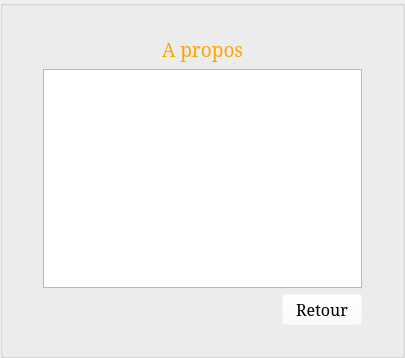
<?xml version="1.0" encoding="UTF-8"?>
<ui version="4.0">
 <class>CreditsOption</class>
 <widget class="QWidget" name="CreditsOption">
  <property name="geometry">
   <rect>
    <x>0</x>
    <y>0</y>
    <width>405</width>
    <height>358</height>
   </rect>
  </property>
  <property name="windowTitle">
   <string>Form</string>
  </property>
  <layout class="QVBoxLayout" name="verticalLayout">
   <property name="margin">
    <number>0</number>
   </property>
   <item>
    <widget class="QGroupBox" name="groupBox">
     <property name="styleSheet">
      <string notr="true">#groupBox {
	border-image: url(:/images/menu_fond);
}

#label {
	color: orange;
}

QPushButton {
	background-color: rgba(255, 255, 255, 0);
}</string>
     </property>
     <property name="title">
      <string/>
     </property>
     <layout class="QVBoxLayout" name="verticalLayout_2">
      <property name="sizeConstraint">
       <enum>QLayout::SetMinimumSize</enum>
      </property>
      <property name="leftMargin">
       <number>40</number>
      </property>
      <property name="topMargin">
       <number>30</number>
      </property>
      <property name="rightMargin">
       <number>40</number>
      </property>
      <property name="bottomMargin">
       <number>30</number>
      </property>
      <item>
       <layout class="QHBoxLayout" name="horizontalLayout_2">
        <item>
         <spacer name="horizontalSpacer_2">
          <property name="orientation">
           <enum>Qt::Horizontal</enum>
          </property>
          <property name="sizeHint" stdset="0">
           <size>
            <width>40</width>
            <height>20</height>
           </size>
          </property>
         </spacer>
        </item>
        <item>
         <widget class="QLabel" name="label">
          <property name="font">
           <font>
            <family>Serif</family>
            <pointsize>14</pointsize>
           </font>
          </property>
          <property name="text">
           <string>A propos</string>
          </property>
         </widget>
        </item>
        <item>
         <spacer name="horizontalSpacer_3">
          <property name="orientation">
           <enum>Qt::Horizontal</enum>
          </property>
          <property name="sizeHint" stdset="0">
           <size>
            <width>40</width>
            <height>20</height>
           </size>
          </property>
         </spacer>
        </item>
       </layout>
      </item>
      <item>
       <widget class="QListView" name="listView"/>
      </item>
      <item>
       <layout class="QHBoxLayout" name="horizontalLayout">
        <item>
         <spacer name="horizontalSpacer">
          <property name="orientation">
           <enum>Qt::Horizontal</enum>
          </property>
          <property name="sizeHint" stdset="0">
           <size>
            <width>40</width>
            <height>20</height>
           </size>
          </property>
         </spacer>
        </item>
        <item>
         <widget class="QPushButton" name="buttonBack">
          <property name="font">
           <font>
            <family>Serif</family>
            <pointsize>12</pointsize>
           </font>
          </property>
          <property name="text">
           <string>Retour</string>
          </property>
         </widget>
        </item>
       </layout>
      </item>
     </layout>
    </widget>
   </item>
  </layout>
 </widget>
 <resources/>
 <connections/>
</ui>
